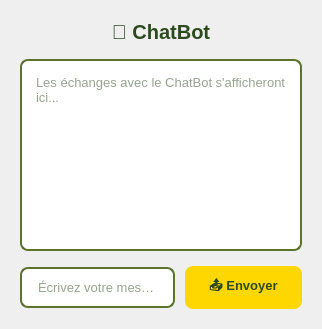
          <widget class="QWidget" name="chatbotTab">
           <attribute name="title">
            <string>ChatBot</string>
           </attribute>
           <layout class="QVBoxLayout" name="chatbotMainLayout">
            <property name="spacing">
             <number>15</number>
            </property>
            <property name="leftMargin">
             <number>20</number>
            </property>
            <property name="topMargin">
             <number>20</number>
            </property>
            <property name="rightMargin">
             <number>20</number>
            </property>
            <property name="bottomMargin">
             <number>20</number>
            </property>
            <item>
             <widget class="QLabel" name="chatbotHeaderLabel">
              <property name="styleSheet">
               <string>font-size: 20px; color: #2d4a1f; font-weight: bold;</string>
              </property>
              <property name="text">
               <string>🤖 ChatBot</string>
              </property>
              <property name="alignment">
               <set>Qt::AlignmentFlag::AlignCenter</set>
              </property>
             </widget>
            </item>
            <item>
             <widget class="QTextEdit" name="chatbotDisplayArea">
              <property name="styleSheet">
               <string>background: white; border: 2px solid #5d732c; border-radius: 8px; padding: 10px; font-size: 13px; color: #2d4a1f;</string>
              </property>
              <property name="readOnly">
               <bool>true</bool>
              </property>
              <property name="placeholderText">
               <string>Les échanges avec le ChatBot s'afficheront ici...</string>
              </property>
             </widget>
            </item>
            <item>
             <layout class="QHBoxLayout" name="chatbotInputLayout">
              <property name="spacing">
               <number>10</number>
              </property>
              <item>
               <widget class="QLineEdit" name="chatbotInputLineEdit">
                <property name="styleSheet">
                 <string>padding: 10px 14px; border: 2px solid #5d732c; border-radius: 8px; font-size: 13px; color: #2d4a1f; background: white;</string>
                </property>
                <property name="placeholderText">
                 <string>Écrivez votre message ici...</string>
                </property>
               </widget>
              </item>
              <item>
               <widget class="QPushButton" name="chatbotSendButton">
                <property name="styleSheet">
                 <string>background: #ffd700; color: #2d4a1f; border: none; padding: 10px 24px; border-radius: 8px; font-size: 13px; font-weight: bold;</string>
                </property>
                <property name="text">
                 <string>📤 Envoyer</string>
                </property>
               </widget>
              </item>
             </layout>
            </item>
           </layout>
          </widget>
